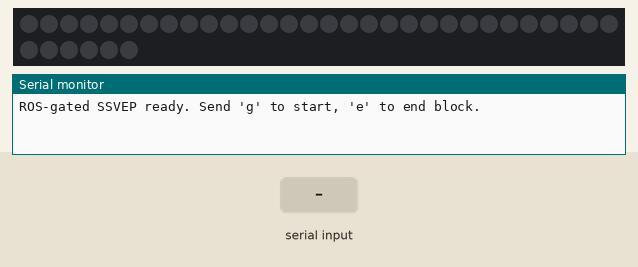
Bench run of a sketch on a simulated Arduino Uno, built with avr-gcc and run on an emulated ATmega328P. Shown: 36 RGB LEDs in strip order, left to right, continuing on the next row, the last lines printed to the serial monitor. Inputs (shaded band) come from the test bench. Dim RGB values are drawn brighter than linear.

Above: at 1.2 s.
1.3 s: "g" received over Serial
At 2.4 s:
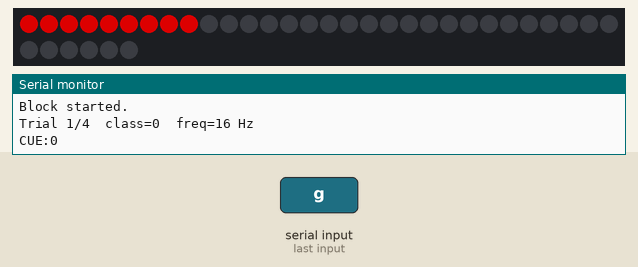
At 4.18 s:
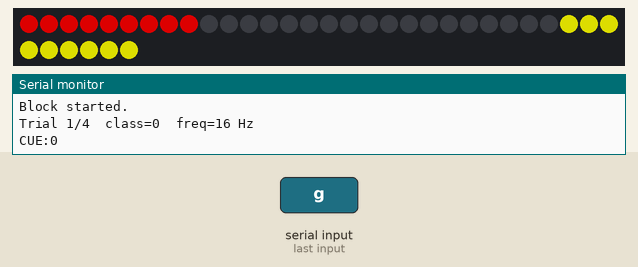
4.3 s: "c" received over Serial
At 4.53 s:
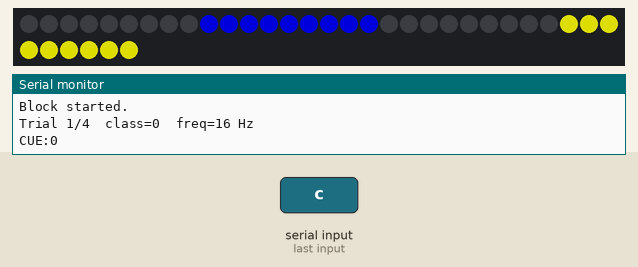

The sketch:

sequence_experiment_cue.ino
```cpp
#include <FastLED.h>

// ── LED STRIP ────────────────────────────────────────────────────────────────
#define NUM_LEDS     36
#define LED_PIN       3
#define BRIGHTNESS  150
#define LED_TYPE  WS2812B
#define COLOR_ORDER GRB

CRGB leds[NUM_LEDS];

// ── SSVEP FREQUENCIES ────────────────────────────────────────────────────────
// 16/19/23/29 Hz: off-alpha, no harmonic clashes to 3rd, non-uniform spacing.
const float FREQS_HZ[4]    = {16.0f, 19.0f, 23.0f, 29.0f};
const CRGB  BASE_COLORS[4] = {CRGB::Red, CRGB::Blue, CRGB::Green, CRGB::Yellow};

// ── EEG TRIGGER ──────────────────────────────────────────────────────────────
#define TRIGGER_PIN   9
#define TRIGGER_MS    5           // standard EEG marker pulse width (ms)

// ── TIMING (ms) ──────────────────────────────────────────────────────────────
#define CUE_MS      1500          // solid cue colour; trigger fires at onset
#define BLANK_MS    1000          // all off, after robot completes a move
#define FLICKER_TIMEOUT_MS 10000  // max flicker before auto-advance (classifier miss)

// ── TRIAL SEQUENCE ───────────────────────────────────────────────────────────
//   0 = Red (16 Hz)   1 = Blue (19 Hz)   2 = Green (23 Hz)   3 = Yellow (29 Hz)
// Balanced, no adjacent repeats. Runs ONCE per 'g' then stops ("Block complete."
// + 'x' sentinel). Send 'g' again to re-run the same sequence as a new block.
//const uint8_t SEQUENCE[20] = {
//    0, 2, 1, 3, 2,
//    0, 3, 1, 2, 3,
//    1, 0, 3, 2, 0,
//    3, 1, 2, 0, 1
//};
//const uint8_t N_TRIALS = 20;

const uint8_t SEQUENCE[4] = {
    0, 2, 1, 3
};
const uint8_t N_TRIALS = 4;

// ── STATE ────────────────────────────────────────────────────────────────────
float   halfPeriod[4];
double  nextToggle[4];
uint8_t flickerState[4];

uint8_t trialIdx = 0;             // position in SEQUENCE
bool    running  = false;         // set true by 'g'

// Experiment/block counter. Increments on every 'g' (block start); resets to 0
// only on Arduino reset/flash. Forwarded to Python as "EXP:<n>" so the
// experiment-agnostic MATLAB recorder can name each continuous recording.
uint16_t experimentId = 0;

// Phases within one trial
enum Phase { CUE, FLICKER, BLANK, IDLE };
Phase phase = IDLE;

unsigned long phaseStartMs = 0;

// ── HELPERS ──────────────────────────────────────────────────────────────────

void allOff() {
    FastLED.clear();
    FastLED.show();
}

void sendTrigger() {
    digitalWrite(TRIGGER_PIN, HIGH);
    delay(TRIGGER_MS);
    digitalWrite(TRIGGER_PIN, LOW);
}

void showCue(uint8_t groupIdx) {
    FastLED.clear();
    fill_solid(leds + (groupIdx * 9), 9, BASE_COLORS[groupIdx]);
    FastLED.show();
}

void initFlicker() {
    double now = (double)micros();
    for (uint8_t i = 0; i < 4; i++) {
        halfPeriod[i]   = 500000.0f / FREQS_HZ[i];
        nextToggle[i]   = now;
        flickerState[i] = 0;
    }
    FastLED.clear();
    FastLED.show();
}

// One pass of the flicker update (non-blocking; call every loop iteration).
void stepFlicker() {
    double now = (double)micros();
    bool dirty = false;
    for (uint8_t i = 0; i < 4; i++) {
        if (now >= nextToggle[i]) {
            nextToggle[i] += halfPeriod[i];
            flickerState[i] = !flickerState[i];
            CRGB color = flickerState[i] ? BASE_COLORS[i] : CRGB::Black;
            fill_solid(leds + (i * 9), 9, color);
            dirty = true;
        }
    }
    if (dirty) FastLED.show();
}

// Begin the CUE phase for the current trial.
void startTrial() {
    // Sequence exhausted -> block complete. Stop and wait for the next 'g'.
    // This mirrors the offline sketch (finite for-loop over N_TRIALS) rather
    // than wrapping modulo N_TRIALS forever. Emitting 'x' here means the
    // MATLAB recorder flushes automatically -- no need to send 'e' by hand.
    if (trialIdx >= N_TRIALS) {
        running = false;
        phase   = IDLE;
        allOff();
        Serial.println("x");              // end-of-block sentinel -> recorder
        Serial.println("Block complete.");
        return;
    }

    uint8_t cls = SEQUENCE[trialIdx];

    Serial.print("Trial ");
    Serial.print(trialIdx + 1);
    Serial.print("/");
    Serial.print(N_TRIALS);
    Serial.print("  class=");
    Serial.print(cls);
    Serial.print("  freq=");
    Serial.print((int)FREQS_HZ[cls]);
    Serial.println(" Hz");

    showCue(cls);
    sendTrigger();                    // EEG trigger at cue onset (TTL, pin 9)
    // Machine-parseable cue marker for the MATLAB fallback path (used when the
    // pin-9 TTL is NOT visible in the LSL stream). Emitted right at cue onset,
    // immediately after the hardware trigger, so the two coincide.
    Serial.print("CUE:");
    Serial.println(cls);
    phase = CUE;
    phaseStartMs = millis();
}

// ── SETUP ────────────────────────────────────────────────────────────────────
void setup() {
    FastLED.addLeds<LED_TYPE, LED_PIN, COLOR_ORDER>(leds, NUM_LEDS);
    FastLED.setBrightness(BRIGHTNESS);
    allOff();

    pinMode(TRIGGER_PIN, OUTPUT);
    digitalWrite(TRIGGER_PIN, LOW);

    Serial.begin(115200);
    Serial.println("ROS-gated SSVEP ready. Send 'g' to start, 'e' to end block.");
}

// ── MAIN LOOP ─────────────────────────────────────────────────────────────────
void loop() {

    // ── Serial command handler ──────────────────────────────────────────────
    if (Serial.available()) {
        char cmd = Serial.read();

        if (cmd == 'g') {                       // start the whole block
            trialIdx = 0;
            running  = true;
            experimentId++;                     // new block -> new experiment id
            Serial.print("EXP:");               // forwarded to MATLAB via Python
            Serial.println(experimentId);
            Serial.println("Block started.");
            startTrial();

        } else if (cmd == 'e') {                // end block/experiment cleanly
            running = false;
            phase   = IDLE;
            allOff();
            Serial.println("x");                // end-of-block sentinel -> MATLAB
            Serial.println("Block ended.");

        } else if (cmd == 'p') {                // robot moving -> freeze LEDs
            if (running) {
                running = false;
                phase   = IDLE;
                allOff();
                Serial.println("Paused (robot moving).");
            }

        } else if (cmd == 'r') {                // robot done -> next trial
            if (!running) {
                running  = true;
                trialIdx++;                     // advance to next colour
                Serial.println("Resumed. Next trial.");
                startTrial();
            }

        } else if (cmd == 'c') {                // scan failed -> repeat SAME trial
            // NOTE: the robot node no longer sends 'c' — on scan failure it now
            // sends 'r' (advance to next colour). This handler is retained for
            // manual use from the Serial Monitor and to make reverting trivial.
            if (!running) {
                running = true;                 // no trialIdx++ : same colour
                Serial.println("Resumed (same trial).");
                startTrial();
            }
        }
    }

    if (!running) return;

    // ── Phase state machine ─────────────────────────────────────────────────
    unsigned long elapsed = millis() - phaseStartMs;

    switch (phase) {
        case CUE:
            if (elapsed >= CUE_MS) {
                initFlicker();
                phase = FLICKER;
                phaseStartMs = millis();
            }
            break;

        case FLICKER:
            // Flicker until 'p' arrives (MATLAB gets 4-in-a-row) OR 10s elapses.
            if (elapsed >= FLICKER_TIMEOUT_MS) {
                Serial.println("t");        // notify ROS: classifier timeout/miss
                allOff();
                trialIdx++;                 // advance to NEXT colour (option A)
                phase = BLANK;
                phaseStartMs = millis();
            } else {
                stepFlicker();
            }
            break;

        case BLANK:
            if (elapsed >= BLANK_MS) {
                startTrial();               // loops back to CUE
            }
            break;

        case IDLE:
        default:
            break;
    }
}
```

Measured:
- after the input at 1.3 s, the LEDs: change at once (image 1)
- what the display in image 1 shows lasts 1.5 s, from 1.3 s to 2.8 s
